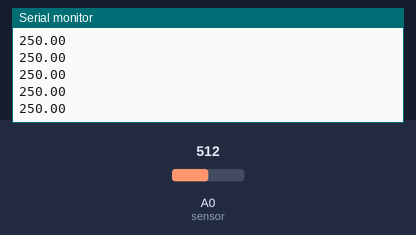
Bench run of a sketch on a simulated Arduino Uno, built with avr-gcc and run on an emulated ATmega328P. Shown: the last lines printed to the serial monitor. Inputs (shaded band) come from the test bench; at power-on: A0 (sensor) = 512.

Above: at 1.2 s.
1.3 s: A0 (sensor) set to 716
At 1.9 s:
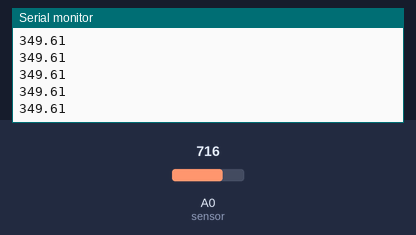
2.8 s: A0 (sensor) set to 900
At 3.9 s:
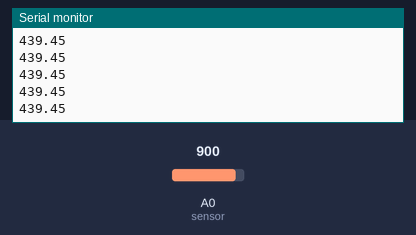
Timing chart, 0 to 5.8 s (numbered marks = the images above; inputs shaded):
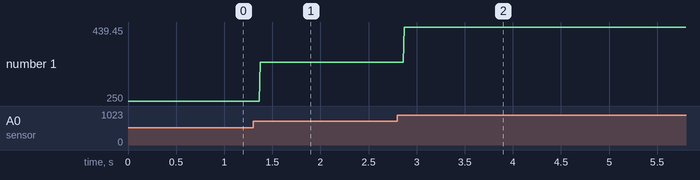

The sketch:

Ej3.ino
```cpp
float sensorValue = 0;
float sensor;

void setup() {
  // put your setup code here, to run once:
  //BitsPirSegundos a los que quiero transmitir 9600 BPS
  Serial.begin(9600);
}

void loop() {
  // put your main code here, to run repeatedly:
  sensorValue = analogRead(A0); // read the value from the sensor
  sensor = (sensorValue * 500) / 1024;
  Serial.println(sensor); // prints the values coming from the sensor on the screen
}
```

Measured:
- after the input at 1.3 s, the serial monitor: prints a new line after 0.07 s (image 1)
- after the input at 2.8 s, the serial monitor: prints a new line after 0.07 s (image 2)
- plotted number 1: 250 → 349.61 after the input at 1.3 s, 349.61 → 439.45 after the input at 2.8 s
